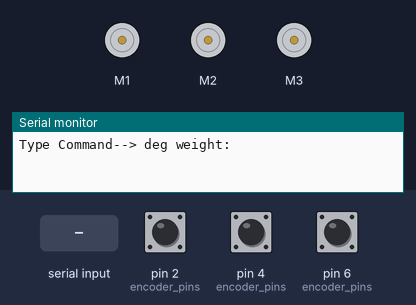
The sketch below on a simulated Arduino Uno, built with avr-gcc and run on an emulated ATmega328P. On the bench: 3 × DC motor (green arrow = forward, orange = backward, longer = faster), the last lines printed to the serial monitor. The inputs (shaded band) are chosen by the test bench; at power-on: pin 2 (encoder_pins) HIGH, pin 4 (encoder_pins) HIGH, pin 6 (encoder_pins) HIGH.

Above: at 1.2 s.
1.3 s: "90,45\n" received over Serial
At 2.5 s:
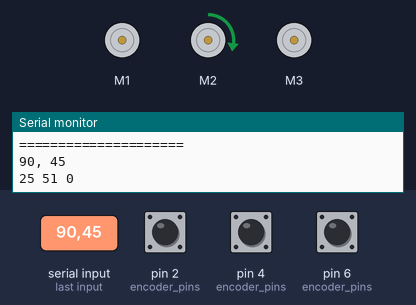
2.8 s: "30,150\n" received over Serial
At 3.8 s:
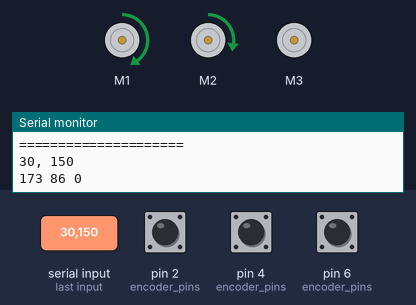
4.3 s: "1,90\n" received over Serial
At 5.0 s:
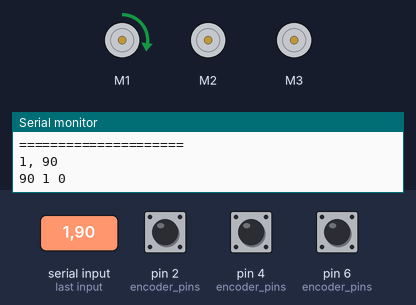
5.8 s: "200\n" received over Serial
At 8.0 s:
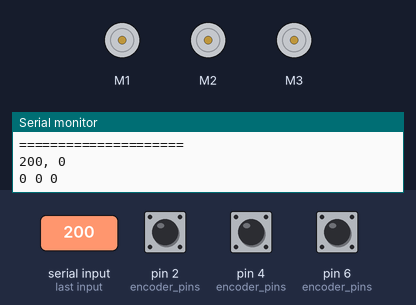
8.3 s: "1,90,45\n" received over Serial
At 9.2 s:
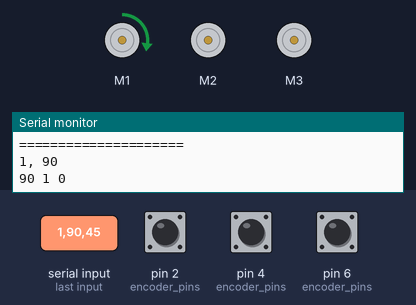
9.8 s: "90\n" received over Serial
At 10.3 s:
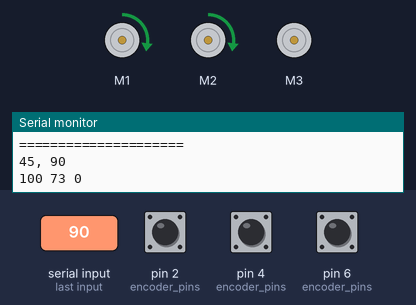
Timing chart, 0 to 12.3 s (numbered marks = the images above; inputs shaded):
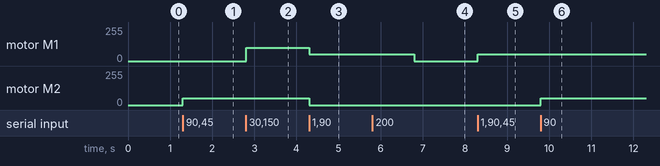

Measured:
- after the input at 1.3 s, motor M2: stopped → forward 50/255 at once
- after the input at 2.8 s, motor M1: stopped → forward 100/255 at once
- after the input at 4.3 s, motor M1: forward 100/255 → forward 50/255 at once; motor M2: forward 50/255 → stopped at once
- after the input at 5.8 s, motor M1: forward 50/255 → stopped after 1.0 s
- after the input at 8.3 s, motor M1: stopped → forward 50/255 at once
- after the input at 9.8 s, motor M2: stopped → forward 50/255 at once

The sketch:

encoderTest3.ino
```cpp
#include <Wire.h>
#include <Adafruit_MotorShield.h>

// Create the motor shield object with the default I2C address
Adafruit_MotorShield AFMS = Adafruit_MotorShield();
// Don't know why, but keep AFMS.getMotor(0). Stuff breaks without it.
Adafruit_DCMotor *M[] = {AFMS.getMotor(0), AFMS.getMotor(1), AFMS.getMotor(2), AFMS.getMotor(3)};

#define pi 3.14159267
#define tol 50       // Encoder error tolerance (also defines speed reduction when approaching target)
#define mspeed 100   // Motor speed 0-255

// Encoder pins and last states for interupt tracking
byte encoder_pins[3][2] = {{2,3},{4,5},{6,7}};
bool encoder_last[] = {LOW, LOW, LOW};

// Current and Target Position for each of the 3 encoders (~ 0-7000 is a full movement)
int CP[] = {0, 0, 0};
int TP[] = {0, 0, 0};

// Matrix representing pull direction of each cable
float C[3][2] = {{cos(0),sin(0)},
                 {cos(2*pi/3),sin(2*pi/3)},
                 {cos(4*pi/3),sin(4*pi/3)}};

int piPin = A0;    // select the input pin for the potentiometer
int pwmin = 0;  // variable to store the value coming from the sensor
int sum = 0;
int counter = 0;

void setup() {
  Serial.begin(115200);
  AFMS.begin();  // begin Motor Shield communication with the default frequency 1.6KHz

  // Setup Encoder pins and pin interrupts
  for (byte k=0;k<3;k++) for (byte i=0;i<2;i++) pinMode(encoder_pins[k][i], INPUT);
  PCICR |=  B00000100;
  PCMSK2 |= B01010100;

  pinMode(piPin, INPUT);

  Serial.println("Type Command--> deg weight:");
}

void loop() {
  if (Serial.available() > 4) {
    Serial.println("=====================");
    int deg = Serial.parseInt();
    int weight = Serial.parseInt();
    Serial.print(deg);
    Serial.print(", ");
    Serial.println(weight);

    set_Pos(deg, weight);
  }

  Drive_Motors_encoded();
}

void set_Pos(float deg, float w) {
  float theta = deg*pi/180;

  byte n, m;
  if (theta>=0 && theta<2*pi/3) n=0,m=1;
  else if (theta>=2*pi/3 && theta<4*pi/3) n=1,m=2;
  else if (theta>=4*pi/3 && theta<2*pi) n=2,m=0;
  else Serial.println("Input angle out of bounds");

  //  float a = C[n][0];
  //  float b = C[m][0];
  //  float c = C[n][1];
  //  float d = C[m][1];

  float det = 1/(C[n][0]*C[m][1]-C[m][0]*C[n][1]);
  float inv[2][2] = {{det*C[m][1], det*-C[m][0]},
                     {det*-C[n][1], det*C[n][0]}};

  TP[n] = inv[0][0]*(w*cos(theta)) + inv[0][1]*(w*sin(theta));
  TP[m] = inv[1][0]*(w*cos(theta)) + inv[1][1]*(w*sin(theta));
  TP[3-(n+m)] = 0;

  Serial.print(TP[0]);Serial.print(" ");
  Serial.print(TP[1]);Serial.print(" ");
  Serial.print(TP[2]);Serial.print(" ");
  Serial.println();
}

void Drive_Motors_encoded() {
  for (byte k=0;k<3;k++) {
    // Set the speed to start, from 0 (off) to 255 (max speed)
    if (abs(TP[k]-CP[k]) < tol*3) M[k+1]->setSpeed(mspeed/2);
    else M[k+1]->setSpeed(mspeed);

    if (CP[k]<TP[k]-tol) M[k+1]->run(FORWARD);
    else if (CP[k]>TP[k]+tol) M[k+1]->run(BACKWARD);
    else M[k+1]->run(RELEASE);
  }
}

// Encoder Function
ISR (PCINT2_vect) {
  for (byte k=0;k<3;k++) {
    if (digitalRead(encoder_pins[k][0]) != encoder_last[k]) {
      CP[k] += (digitalRead(encoder_pins[k][0]) == digitalRead(encoder_pins[k][1]))?-1:1;
    }
    encoder_last[k] = digitalRead(encoder_pins[k][0]);
  }
}
```
